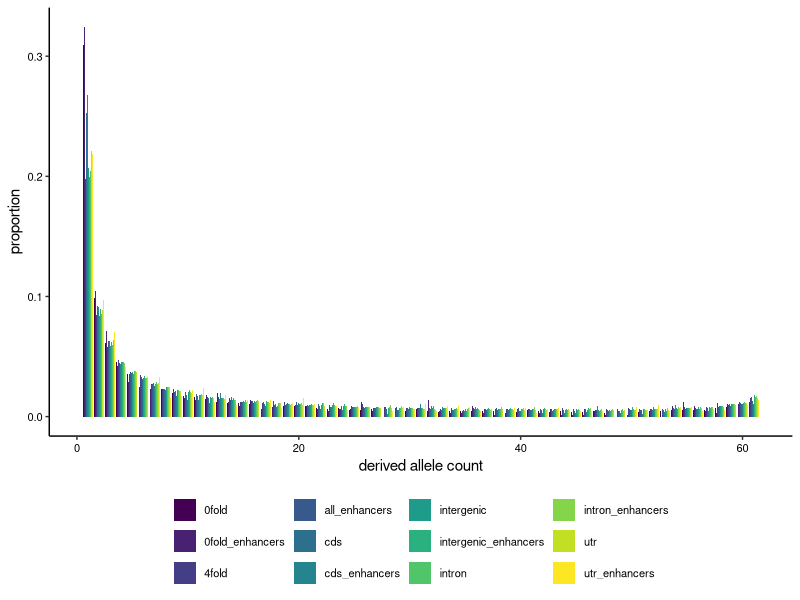

Source code (R):
library(ggplot2)
library(viridis)

setwd('~/sal_enhancers/sfs')

sfs_dat <- read.csv('plottable_sfs.csv')

raw <- subset(sfs_dat, bs_rep==0)

sfs <- ggplot(raw, aes(x=freq, y=proportion, fill=region)) +
  geom_bar(stat='identity', position='dodge') +
  scale_fill_viridis(discrete = T) +
  xlab('derived allele count') +
  theme_classic() +
  theme(legend.title=element_blank(),
        legend.position = "bottom",
        legend.text = element_text(colour = "black",size=8),
        axis.text.y = element_text(colour = "black",size=8),
        axis.text.x = element_text(colour = "black",size=8),
        strip.background = element_blank())

png('sfs_plot.png', width=8, height=4, res=320, units='in')

sfs

dev.off()